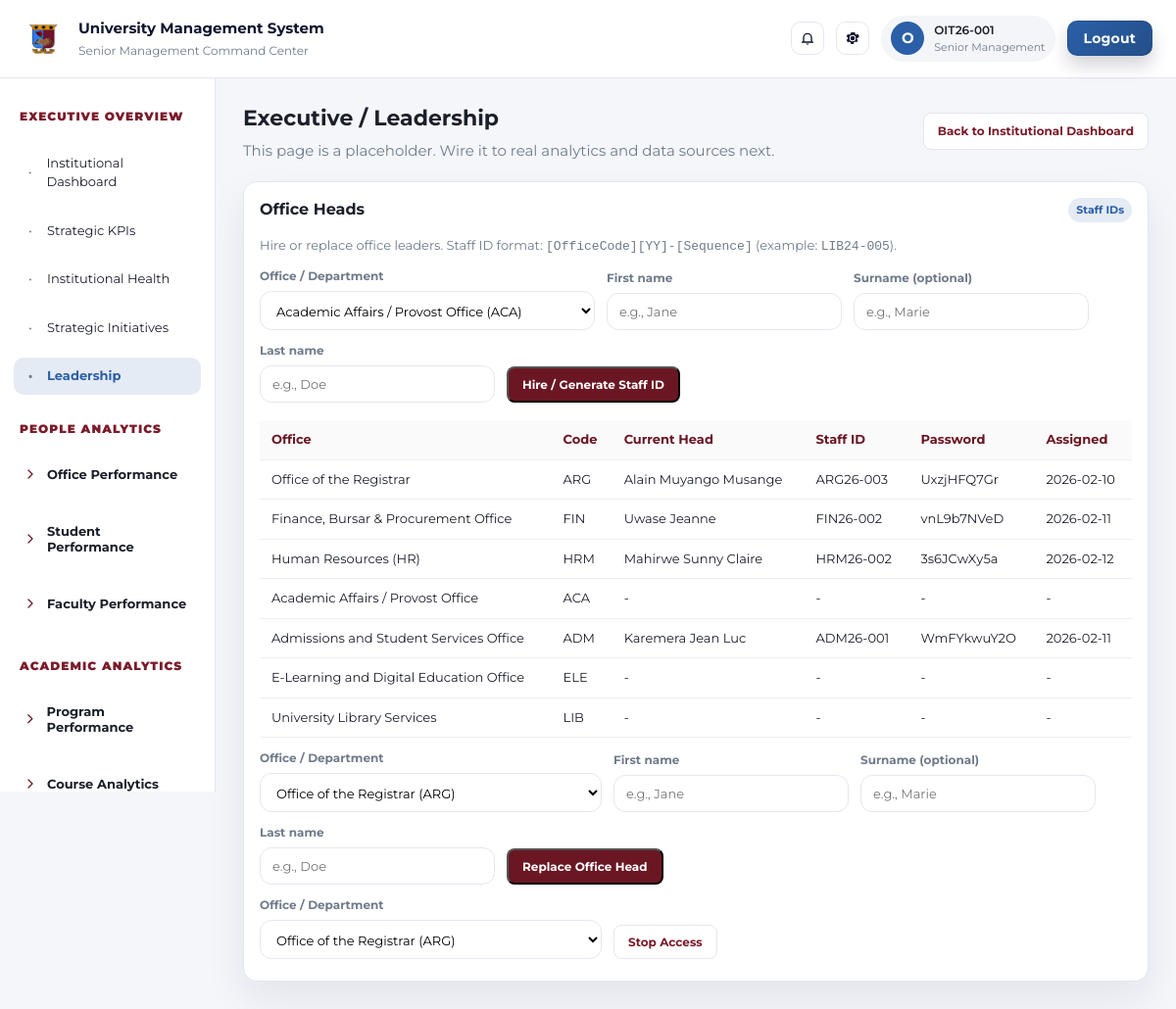
/dashboard/admin/sm/executive.leadership/ (signed in), run on the app's committed database.
### dashboard/models.py (models this page shows, shortened)
class StaffProfile(models.Model):
    user = models.OneToOneField(
        settings.AUTH_USER_MODEL,
        on_delete=models.CASCADE,
        related_name="staffprofile",
    )
    staff_id = models.CharField(max_length=20, unique=True)
    office_code = models.CharField(max_length=3, choices=OFFICE_CHOICES)
    issue_year = models.PositiveIntegerField()
    sequence = models.PositiveIntegerField()
    first_name = models.CharField(max_length=100, blank=True, default="")
    surname = models.CharField(max_length=100, blank=True, default="")
    last_name = models.CharField(max_length=100, blank=True, default="")
    full_name = models.CharField(max_length=200)
    assigned_password = models.CharField(max_length=64, blank=True, default="")
    is_active = models.BooleanField(default=True)
    deactivated_at = models.DateTimeField(null=True, blank=True)
    created_at = models.DateTimeField(auto_now_add=True)
    class Meta:
        constraints = [
            models.UniqueConstraint(
                fields=["office_code", "issue_year", "sequence"],
                name="uniq_staff_sequence_per_office_year",
            )
        ]
        indexes = [
            models.Index(fields=["office_code", "issue_year"]),
        ]

### dashboard/views/admin.py (the view, shortened to what this page needs)
# urls.py: path('admin/sm/<path:page>/', admin_placeholder, name='admin_placeholder'),
@login_required
def admin_placeholder(request, page):
    if not _is_admin(request.user):
        return redirect("home")
    title = page.replace("-", " ").replace(".", " / ").replace("/", " / ").title()
    subnav = _admin_subnav_for_page(page)
    if subnav and subnav.get("page_title"):
        title = subnav["page_title"]
    context = {
        "current_page": page,
        "page_title": title,
        "subnav_title": subnav["title"] if subnav else None,
        "subnav_items": subnav["items"] if subnav else None,
        "subnav_is_group_page": subnav["is_group_page"] if subnav else False,
    }
    if page == "executive.leadership":
        office_rows = []
        for code, label in OFFICE_CHOICES:
            head = _get_active_office_head(code)
            office_rows.append(
                {
                    "code": code,
                    "label": label,
                    "purpose": OFFICE_PURPOSE.get(code, ""),
                    "head": head,
                }
            )
        vacant_offices = [row for row in office_rows if not row["head"]]
        occupied_offices = [row for row in office_rows if row["head"]]
        context.update(
            {
                "office_rows": office_rows,
                "vacant_offices": vacant_offices,
                "occupied_offices": occupied_offices,
                "office_head_hire_result": request.session.pop("office_head_hire_result", None),
                "office_head_hire_error": request.session.pop("office_head_hire_error", None),
                "office_head_action": request.session.pop("office_head_action", None),
            }
        )
    return render(
        request,
        "dashboard/admin/placeholder.html",
        context,
    )

### dashboard/context_processors.py (called while the page is built)
def _portal_code_from_path(path: str) -> str:
    path = (path or "").lower()
    if path.startswith("/dashboard/student/") or path.startswith("/dashboard/applicant/"):
        return "student"
    if path.startswith("/dashboard/lecturer/"):
        return "lecturer"
    if path.startswith("/dashboard/staff/"):
        return "staff"
    if path.startswith("/dashboard/admin/"):
        return "admin"
    return ""

### dashboard/views/admin.py (called while the page is built)
def _is_admin(user):
    profile = getattr(user, "userprofile", None)
    return user.is_staff or user.is_superuser or (profile and profile.role == 'admin')

def _get_active_office_head(office_code: str):
    return (
        StaffProfile.objects.select_related("user")
        .filter(office_code=office_code, is_active=True)
        .order_by("-created_at")
        .first()
    )

### dashboard/templates/dashboard/admin/placeholder.html (shortened to what this page needs)
{% extends "dashboard/admin/base.html" %}
{% block main %}
  <section class="page-header">
    <div>
      <h1>{{ page_title }}</h1>
      <p>This page is a placeholder. Wire it to real analytics and data sources next.</p>
    </div>
    <div class="quick-actions">
      <a class="ghost-btn" href="{% url 'admin_dashboard' %}">Back to Institutional Dashboard</a>
    </div>
  </section>
  {% if current_page == "executive.leadership" %}
    <section class="panel" id="office-heads">
      <div class="panel-header">
        <h2>Office Heads</h2>
        <span class="panel-pill">Staff IDs</span>
      </div>
      <p class="muted-text">
        Hire or replace office leaders. Staff ID format: <code>[OfficeCode][YY]-[Sequence]</code> (example: <code>LIB24-005</code>).
      </p>
      {% if vacant_offices %}
        <form method="post" class="inline-form">
          <div class="form-grid">
            <label class="form-field">
              Office / Department
              <select class="input" name="office_code" required>
                {% for row in vacant_offices %}
                  <option value="{{ row.code }}">{{ row.label }} ({{ row.code }})</option>
                {% endfor %}
              </select>
            </label>
            <label class="form-field">
              First name
              <input class="input" type="text" name="first_name" required placeholder="e.g., Jane">
            </label>
            <label class="form-field">
              Surname (optional)
              <input class="input" type="text" name="surname" placeholder="e.g., Marie">
            </label>
            <label class="form-field">
              Last name
              <input class="input" type="text" name="last_name" required placeholder="e.g., Doe">
            </label>
            <button class="primary-btn" type="submit">Hire / Generate Staff ID</button>
          </div>
        </form>
      {% else %}
        <div class="notice">All offices currently have active heads. Use replace or stop access.</div>
      {% endif %}
      <div class="table-wrap">
        <table class="dashboard-table">
          <thead>
            <tr>
              <th>Office</th>
              <th>Code</th>
              <th>Current Head</th>
              <th>Staff ID</th>
              <th>Password</th>
              <th>Assigned</th>
            </tr>
          </thead>
          <tbody>
            {% for row in office_rows %}
              <tr>
                <td>{{ row.label }}</td>
                <td>{{ row.code }}</td>
                <td>{{ row.head.full_name|default:"-" }}</td>
                <td>{{ row.head.staff_id|default:"-" }}</td>
                <td>{{ row.head.assigned_password|default:"-" }}</td>
                <td>{% if row.head %}{{ row.head.created_at|date:"Y-m-d" }}{% else %}-{% endif %}</td>
              </tr>
            {% empty %}
              <tr>
                <td colspan="6">No offices configured.</td>
              </tr>
            {% endfor %}
          </tbody>
        </table>
      </div>
      {% if occupied_offices %}
        <form method="post" class="inline-form">
          <div class="form-grid">
            <label class="form-field">
              Office / Department
              <select class="input" name="office_code" required>
                {% for row in occupied_offices %}
                  <option value="{{ row.code }}">{{ row.label }} ({{ row.code }})</option>
                {% endfor %}
              </select>
            </label>
            <label class="form-field">
              First name
              <input class="input" type="text" name="first_name" required placeholder="e.g., Jane">
            </label>
            <label class="form-field">
              Surname (optional)
              <input class="input" type="text" name="surname" placeholder="e.g., Marie">
            </label>
            <label class="form-field">
              Last name
              <input class="input" type="text" name="last_name" required placeholder="e.g., Doe">
            </label>
            <button class="primary-btn" type="submit">Replace Office Head</button>
          </div>
        </form>
        <form method="post" class="inline-form">
          <div class="form-grid">
            <label class="form-field">
              Office / Department
              <select class="input" name="office_code" required>
                {% for row in occupied_offices %}
                  <option value="{{ row.code }}">{{ row.label }} ({{ row.code }})</option>
                {% endfor %}
              </select>
            </label>
            <button class="ghost-btn" type="submit">Stop Access</button>
          </div>
        </form>
      {% endif %}
    </section>
  {% endif %}
{% endblock %}

### dashboard/templates/dashboard/admin/base.html (shortened to what this page needs)
{% load static %}
<!DOCTYPE html>
<html lang="en">
  <head>
    <link rel="stylesheet" href="{% static 'dashboard/admin.css' %}">
  </head>
  <body data-current-page="{{ current_page|default:'' }}">
    <div class="admin-shell">
      <header class="topbar">
        <div class="brand">
          <img class="brand-logo" src="{% static 'website/UoKlogo.png' %}" alt="University logo">
          <div>
            <p class="brand-title">University Management System</p>
            <p class="brand-sub">Senior Management Command Center</p>
          </div>
        </div>
        <div class="topbar-actions">
          <button class="icon-btn" type="button" title="Notifications" aria-label="Notifications">
            <svg viewBox="0 0 24 24" role="img" aria-hidden="true" focusable="false">
              <path d="M12 22a2.4 2.4 0 0 0 2.3-1.7h-4.6A2.4 2.4 0 0 0 12 22Zm7-6V11a7 7 0 1 0-14 0v5l-2 2v1h18v-1l-2-2Zm-2 1H7v-6a5 5 0 0 1 10 0v6Z"/>
            </svg>
          </button>
          <button class="icon-btn" type="button" title="Settings" aria-label="Settings">
          </button>
          <div class="user-pill">
            <div class="user-avatar">{{ user.first_name|default:user.username|slice:":1" }}</div>
            <div>
              <p class="user-name">{{ user.first_name|default:user.username }}</p>
              <p class="user-role">Senior Management</p>
            </div>
          </div>
          <form class="logout-form" method="post" action="{% url 'logout' %}">
            <button class="logout-btn" type="submit">Logout</button>
          </form>
        </div>
      </header>
      <aside class="sidebar sidebar-sm" id="sm-sidebar" aria-label="Senior Management navigation">
        <nav class="sm-nav" aria-label="Senior Management navigation">
          <p class="sm-section">EXECUTIVE OVERVIEW</p>
          <a class="sm-leaf {% if current_page == 'executive.institutional_dashboard' %}active{% endif %}" href="{% url 'admin_dashboard' %}">
            <span class="sm-bullet" aria-hidden="true">•</span>Institutional Dashboard
          </a>
          <a class="sm-leaf {% if current_page == 'executive.strategic_kpis' %}active{% endif %}" href="{% url 'admin_kpi_monitor' %}">
            <span class="sm-bullet" aria-hidden="true">•</span>Strategic KPIs
          </a>
          <a class="sm-leaf {% if current_page == 'executive.institutional_health' %}active{% endif %}" href="{% url 'admin_placeholder' page='executive.institutional_health' %}">
            <span class="sm-bullet" aria-hidden="true">•</span>Institutional Health
          </a>
          <a class="sm-leaf {% if current_page == 'executive.strategic_initiatives' %}active{% endif %}" href="{% url 'admin_placeholder' page='executive.strategic_initiatives' %}">
            <span class="sm-bullet" aria-hidden="true">•</span>Strategic Initiatives
          </a>
          <a class="sm-leaf {% if current_page == 'executive.leadership' %}active{% endif %}" href="{% url 'admin_placeholder' page='executive.leadership' %}">
            <span class="sm-bullet" aria-hidden="true">•</span>Leadership
          </a>
          <p class="sm-section">PEOPLE ANALYTICS</p>
          <button class="sm-expand" type="button" data-section="people" data-group="people.office_performance" aria-expanded="false" aria-controls="panel-people-office">
            <span class="sm-arrow" aria-hidden="true">
              <svg class="sm-chevron" viewBox="0 0 20 12" focusable="false" aria-hidden="true">
                <path d="M2 2l8 8 8-8" fill="none" stroke="currentColor" stroke-width="2.5" stroke-linecap="round" stroke-linejoin="round"/>
              </svg>
            </span>
            Office Performance
          </button>
          <button class="sm-expand" type="button" data-section="people" data-group="people.student_performance" aria-expanded="false" aria-controls="panel-people-students">
            <span class="sm-arrow" aria-hidden="true">
              <svg class="sm-chevron" viewBox="0 0 20 12" focusable="false" aria-hidden="true">
                <path d="M2 2l8 8 8-8" fill="none" stroke="currentColor" stroke-width="2.5" stroke-linecap="round" stroke-linejoin="round"/>
              </svg>
            </span>
            Student Performance
          </button>
          <button class="sm-expand" type="button" data-section="people" data-group="people.faculty_performance" aria-expanded="false" aria-controls="panel-people-faculty">
            <span class="sm-arrow" aria-hidden="true">
              <svg class="sm-chevron" viewBox="0 0 20 12" focusable="false" aria-hidden="true">
                <path d="M2 2l8 8 8-8" fill="none" stroke="currentColor" stroke-width="2.5" stroke-linecap="round" stroke-linejoin="round"/>
              </svg>
            </span>
            Faculty Performance
          </button>
          <p class="sm-section">ACADEMIC ANALYTICS</p>
          <button class="sm-expand" type="button" data-section="academic" data-group="academic.program_performance" aria-expanded="false" aria-controls="panel-academic-programs">
            <span class="sm-arrow" aria-hidden="true">
              <svg class="sm-chevron" viewBox="0 0 20 12" focusable="false" aria-hidden="true">
                <path d="M2 2l8 8 8-8" fill="none" stroke="currentColor" stroke-width="2.5" stroke-linecap="round" stroke-linejoin="round"/>
              </svg>
            </span>
            Program Performance
          </button>
          <button class="sm-expand" type="button" data-section="academic" data-group="academic.course_analytics" aria-expanded="false" aria-controls="panel-academic-courses">
            <span class="sm-arrow" aria-hidden="true">
              <svg class="sm-chevron" viewBox="0 0 20 12" focusable="false" aria-hidden="true">
                <path d="M2 2l8 8 8-8" fill="none" stroke="currentColor" stroke-width="2.5" stroke-linecap="round" stroke-linejoin="round"/>
              </svg>
            </span>
            Course Analytics
          </button>
        </nav>
      </aside>
      <main class="main">
        {% block main %}{% endblock %}
      </main>
    </div>
  </body>
</html>

### data on the page
StaffProfile: label "Office of the Registrar", code "ARG", head.full_name "Alain Muyango Musange", head.staff_id "ARG26-003", head.assigned_password "UxzjHFQ7Gr", head.created_at "2026-02-10"
StaffProfile: label "Finance, Bursar & Procurement Office", code "FIN", head.full_name "Uwase Jeanne", head.staff_id "FIN26-002", head.assigned_password "vnL9b7NVeD", head.created_at "2026-02-11"
StaffProfile: label "Human Resources (HR)", code "HRM", head.full_name "Mahirwe Sunny Claire", head.staff_id "HRM26-002", head.assigned_password "3s6JCwXy5a", head.created_at "2026-02-12"
StaffProfile: label "Admissions and Student Services Office", code "ADM", head.full_name "Karemera Jean Luc", head.staff_id "ADM26-001", head.assigned_password "WmFYkwuY2O", head.created_at "2026-02-11"

### other printed values
{{ user.first_name|default:user.username|slice:":1" }} "O"
{{ user.first_name|default:user.username }} "OIT26-001"
{{ page_title }} "Executive / Leadership"
{{ row.label }} "Academic Affairs / Provost Office" "E-Learning and Digital Education Office" "University Library Services"
{{ row.code }} "ACA" "ELE" "LIB"
{{ row.head.full_name|default:"-" }} "-" "-" "-"
{{ row.head.staff_id|default:"-" }} "-" "-" "-"
{{ row.head.assigned_password|default:"-" }} "-" "-" "-"
form field office_code "Academic Affairs / Provost Office (ACA)"
form field office_code "Office of the Registrar (ARG)"
